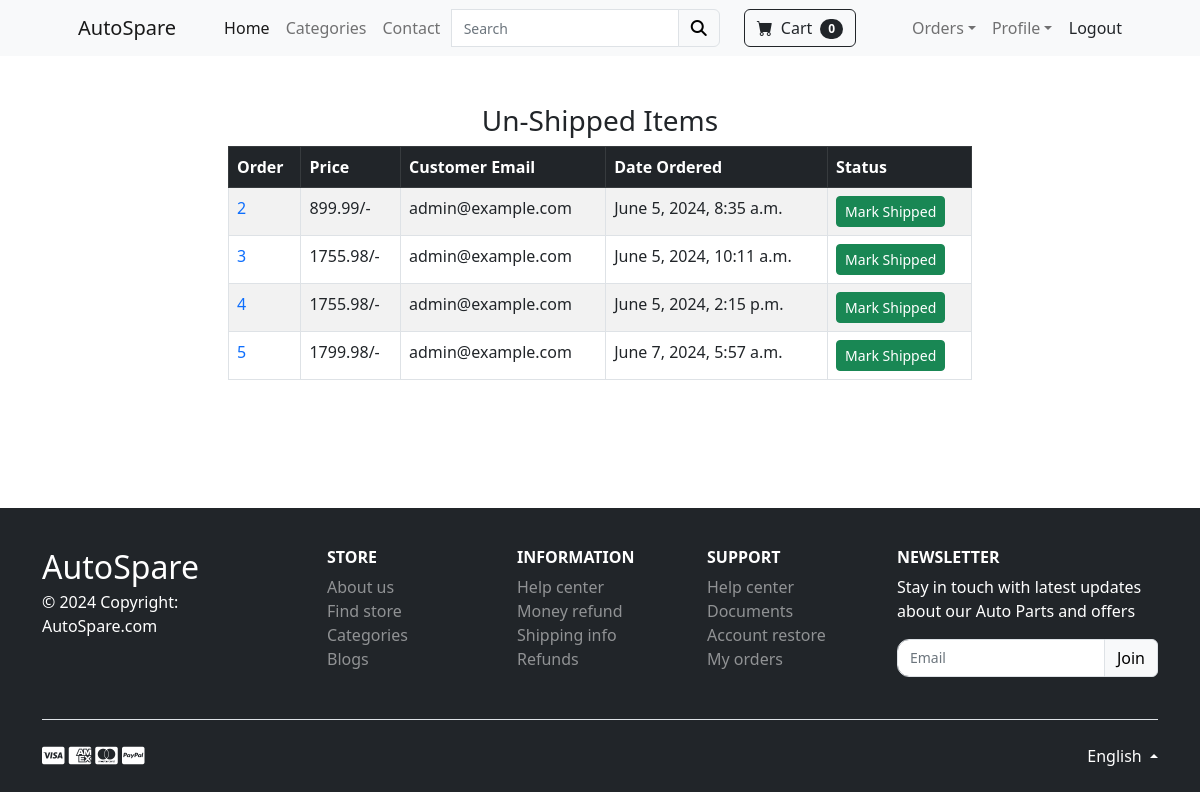
Page /payment/not_shipped_dash (signed in) on the committed database.
### payment/models.py (models this page shows, shortened)
class Order(models.Model):
    user = models.ForeignKey(User, on_delete=models.CASCADE, null=True, blank=True)
    full_name = models.CharField(max_length=250)
    email = models.EmailField(max_length=250)
    shipping_address = models.TextField(max_length=15000)
    amount_paid = models.DecimalField(max_digits=10, decimal_places=2)
    date_ordered = models.DateTimeField(auto_now_add=True)
    shipped = models.BooleanField(default=False)
    date_shipped = models.DateTimeField(blank=True, null=True)

### payment/views.py (the view, shortened to what this page needs)
# urls.py: path('not_shipped_dash', views.not_shipped_dash, name='not_shipped_dash'),
def not_shipped_dash(request):
    if request.user.is_authenticated and request.user.is_superuser:
        orders = Order.objects.filter(shipped=False)
        return render(request, "payment/not_shipped_dash.html", {"orders":orders})
    else:
        messages.success(request, "Access Denied!")
        return redirect('home')

### cart/cart.py (called while the page is built)
    def __len__(self):
        return len(self.cart)

### cart/context_processors.py (called while the page is built)
def cart(request):
    return {'cart': Cart(request)}

### payment/templates/payment/not_shipped_dash.html (shortened to what this page needs)
{% extends 'base.html' %}
{% block content %}
<div class="container">
    <div class="row">
        <center>
            <div class="col-8">
                <br><br>
                <h3>Un-Shipped Items</h3>
                <table class="table table-striped table-hover table-bordered">
                    <thead class="table-dark">
                        <tr>
                            <th scope="col">Order</th>
                            <th scope="col">Price</th>
                            <th scope="col">Customer Email</th>
                            <th scope="col">Date Ordered</th>
                            <th scope="col">Status</th>
                        </tr>
                    </thead>
                    <tbody>
                        {% for item in orders %}
                        <tr>
                            <td><a href="{% url 'orders' item.id %}">{{ item.id }}</a></td>
                            <td>{{ item.amount_paid }}/-</td>
                            <td>{{ item.email }}</td>
                            <td>{{ item.date_ordered }}</td>
                            <td>
                                <form method="POST">
                                    <button type="submit" class="btn btn-success btn-sm">Mark Shipped</button>
                                </form>
                            </td>
                        </tr>
                        {% endfor %}
                    </tbody>
                </table>
                <br /><br />
                <br /><br />
            </div>
        </center>
    </div>
</div>
{% endblock %}

### static/css/checkout.css (style rules this page uses)
a { text-decoration: none!important; }

### rows in the picture
Order: id "2", amount_paid "899.99", email "admin@example.com", date_ordered "June 5, 2024, 8:35 a.m."
Order: id "3", amount_paid "1755.98", email "admin@example.com", date_ordered "June 5, 2024, 10:11 a.m."
Order: id "4", amount_paid "1755.98", email "admin@example.com", date_ordered "June 5, 2024, 2:15 p.m."
Order: id "5", amount_paid "1799.98", email "admin@example.com", date_ordered "June 7, 2024, 5:57 a.m."

### other values in the picture
{{ cart|length }} "0"
